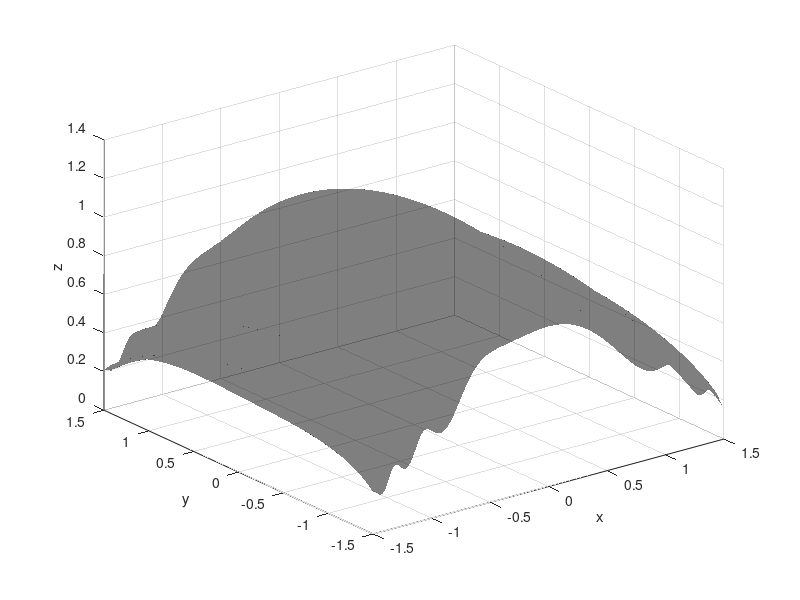

Here is the MATLAB script that generated this plot:
clc, clear, close all 
[x y]=meshgrid(-1.5:0.01:1.5);
z=(-sin(x.^2.*y+5*x.^3)+sqrt(sin((x.^2).*y + 5.*x.^3).^2-4.*(5.*x.^2+4).*(-5+x.^2+y.^2)))./(2.*(5.*x.^2+4));
surf(x,y,z,'FaceAlpha', 0.5,'EdgeColor', 'none', 'FaceColor', 'black')
xlabel('x')
ylabel('y') 
zlabel('z')